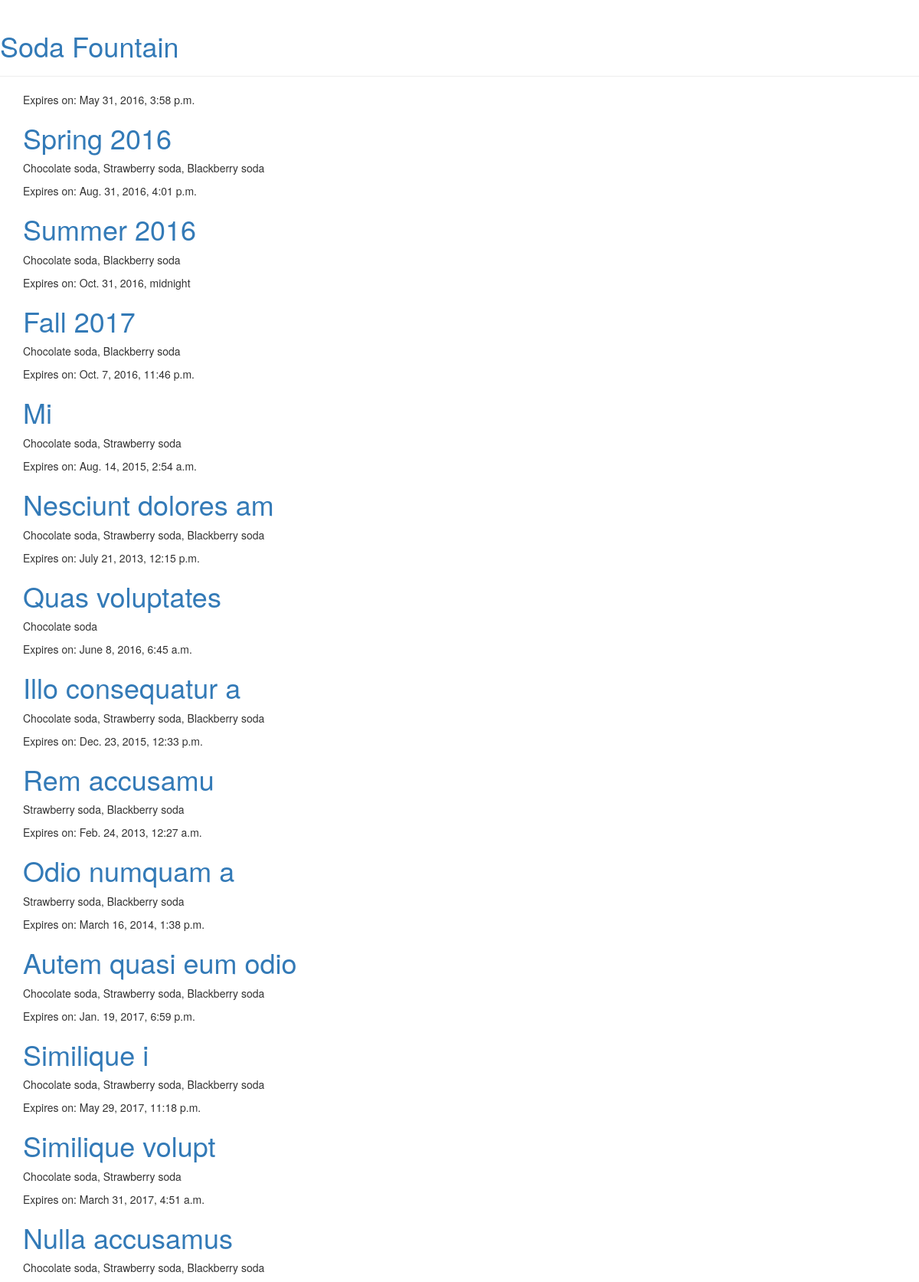
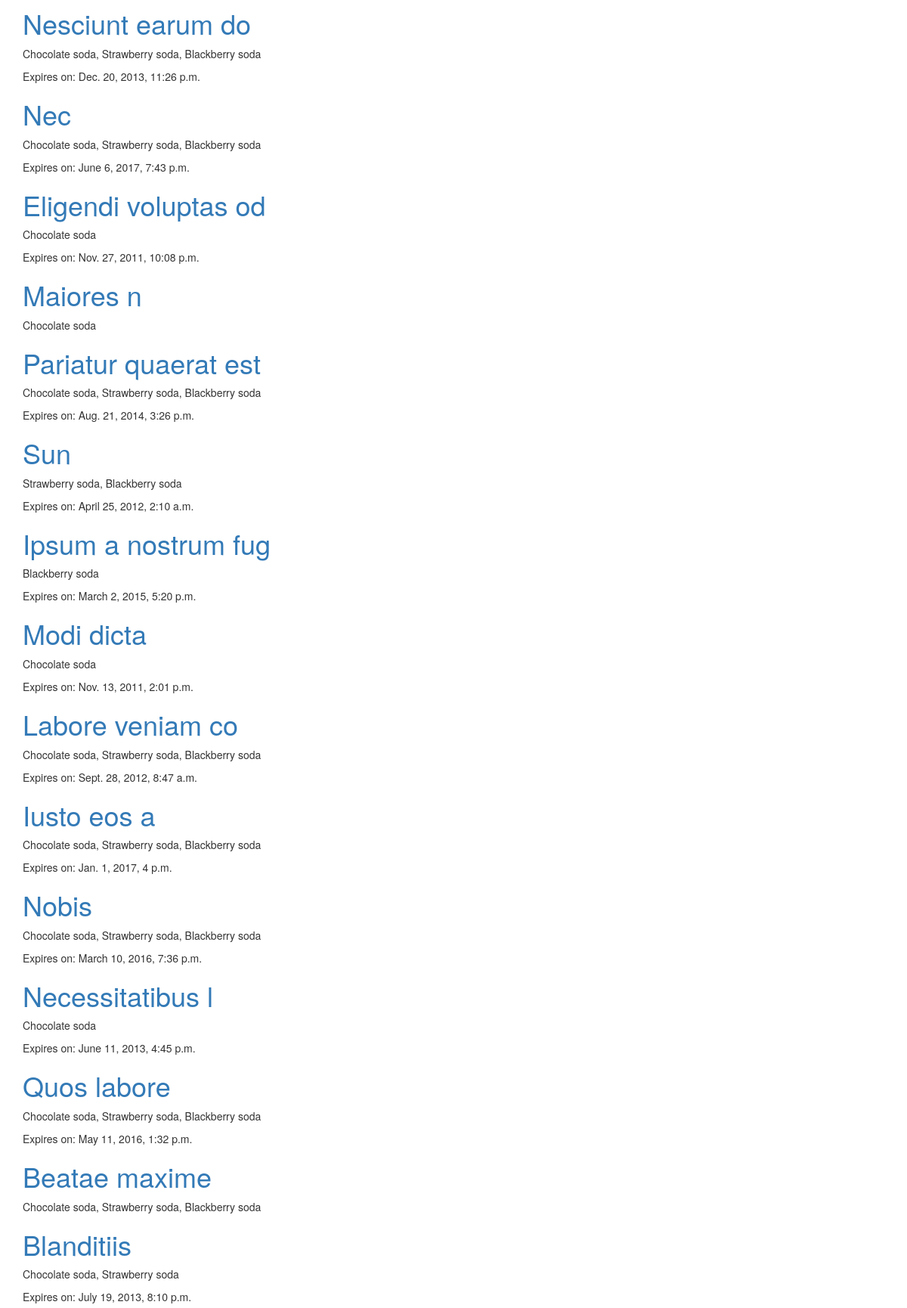
The page / (upper part) on the database its author committed (2 pictures, top to bottom).
### menu/models.py (models this page shows, shortened)
class Menu(models.Model):
    season = models.CharField(max_length=20)
    items = models.ManyToManyField('Item', related_name='items')
    created_date = models.DateTimeField(
            default=timezone.now)
    expiration_date = models.DateTimeField(
            blank=True, null=True)

class Item(models.Model):
    name = models.CharField(max_length=200)
    description = models.TextField()
    chef = models.ForeignKey('auth.User', on_delete=models.CASCADE)
    created_date = models.DateTimeField(
            default=timezone.now)
    standard = models.BooleanField(default=False)
    ingredients = models.ManyToManyField('Ingredient',
                                         related_name='ingredients')
    def __str__(self):
        return self.name

### menu/views.py (the view)
# urls.py: url(r'^$', views.menu_list, name='menu_list'),
def menu_list(request):
    menus = models.Menu.objects.all().prefetch_related('items')
    return render(request,
                  'menu/list_all_current_menus.html',
                  {'menus': menus})

### menu/templates/menu/list_all_current_menus.html (shortened to what this page needs)
{% extends "layout.html" %}
{% block content %}
<div class="row">
    <div class="col-md-8">
        <div class="post">
            {% for menu in menus %}
                {% if menu.expiration_date %}
                    <div class="date">
                        Expires on: {{ menu.expiration_date }}
                    </div>
                {% endif %}
                <h1>
                    <a href="{% url 'menu:menu_detail' pk=menu.pk %}">{{ menu.season }}</a>
                </h1>
                <p>{{ menu.items.all|join:", "}}</p>
            {% endfor %}
        </div>
    </div>
</div>
{% endblock %}

### templates/layout.html (shortened to what this page needs)
<!DOCTYPE html>
<html lang="en">
    <head>
        <link rel="stylesheet" href="//maxcdn.bootstrapcdn.com/bootstrap/3.2.0/css/bootstrap.min.css">
        <link rel="stylesheet" href="//maxcdn.bootstrapcdn.com/bootstrap/3.2.0/css/bootstrap-theme.min.css">
    </head>
    <body>
        <div class="page-header">
            <h1><a href="/">Soda Fountain</a></h1>
        </div>
        <div class="content container">
            {% block content %}{% endblock %}
        </div>
    </body>
</html>

### rows shown on the page
Menu: expiration_date "May 31, 2016, 3:58 p.m.", season "Spring 2016", items.all "Chocolate soda, Strawberry soda, Blackberry soda"
Menu: expiration_date "Aug. 31, 2016, 4:01 p.m.", season "Summer 2016", items.all "Chocolate soda, Blackberry soda"
Menu: expiration_date "Oct. 31, 2016, midnight", season "Fall 2017", items.all "Chocolate soda, Blackberry soda"
Menu: expiration_date "Oct. 7, 2016, 11:46 p.m.", season "Mi", items.all "Chocolate soda, Strawberry soda"
Menu: expiration_date "Aug. 14, 2015, 2:54 a.m.", season "Nesciunt dolores am", items.all "Chocolate soda, Strawberry soda, Blackberry soda"
Menu: expiration_date "July 21, 2013, 12:15 p.m.", season "Quas voluptates", items.all "Chocolate soda"
Menu: expiration_date "June 8, 2016, 6:45 a.m.", season "Illo consequatur a", items.all "Chocolate soda, Strawberry soda, Blackberry soda"
Menu: expiration_date "Dec. 23, 2015, 12:33 p.m.", season "Rem accusamu", items.all "Strawberry soda, Blackberry soda"
Menu: expiration_date "Feb. 24, 2013, 12:27 a.m.", season "Odio numquam a", items.all "Strawberry soda, Blackberry soda"
Menu: expiration_date "March 16, 2014, 1:38 p.m.", season "Autem quasi eum odio", items.all "Chocolate soda, Strawberry soda, Blackberry soda"
Menu: expiration_date "Jan. 19, 2017, 6:59 p.m.", season "Similique i", items.all "Chocolate soda, Strawberry soda, Blackberry soda"
Menu: expiration_date "May 29, 2017, 11:18 p.m.", season "Similique volupt", items.all "Chocolate soda, Strawberry soda"
Menu: expiration_date "March 31, 2017, 4:51 a.m.", season "Nulla accusamus", items.all "Chocolate soda, Strawberry soda, Blackberry soda"
Menu: season "Nesciunt earum do", items.all "Chocolate soda, Strawberry soda, Blackberry soda"
Menu: expiration_date "Dec. 20, 2013, 11:26 p.m.", season "Nec", items.all "Chocolate soda, Strawberry soda, Blackberry soda"
Menu: expiration_date "June 6, 2017, 7:43 p.m.", season "Eligendi voluptas od", items.all "Chocolate soda"
Menu: expiration_date "Nov. 27, 2011, 10:08 p.m.", season "Maiores n", items.all "Chocolate soda"
Menu: season "Pariatur quaerat est", items.all "Chocolate soda, Strawberry soda, Blackberry soda"
Menu: expiration_date "Aug. 21, 2014, 3:26 p.m.", season "Sun", items.all "Strawberry soda, Blackberry soda"
Menu: expiration_date "April 25, 2012, 2:10 a.m.", season "Ipsum a nostrum fug", items.all "Blackberry soda"
Menu: expiration_date "March 2, 2015, 5:20 p.m.", season "Modi dicta", items.all "Chocolate soda"
Menu: expiration_date "Nov. 13, 2011, 2:01 p.m.", season "Labore veniam co", items.all "Chocolate soda, Strawberry soda, Blackberry soda"
Menu: expiration_date "Sept. 28, 2012, 8:47 a.m.", season "Iusto eos a", items.all "Chocolate soda, Strawberry soda, Blackberry soda"
Menu: expiration_date "Jan. 1, 2017, 4 p.m.", season "Nobis", items.all "Chocolate soda, Strawberry soda, Blackberry soda"
Menu: expiration_date "March 10, 2016, 7:36 p.m.", season "Necessitatibus l", items.all "Chocolate soda"
Menu: expiration_date "June 11, 2013, 4:45 p.m.", season "Quos labore", items.all "Chocolate soda, Strawberry soda, Blackberry soda"
Menu: expiration_date "May 11, 2016, 1:32 p.m.", season "Beatae maxime", items.all "Chocolate soda, Strawberry soda, Blackberry soda"
Menu: season "Blanditiis", items.all "Chocolate soda, Strawberry soda"
Menu: expiration_date "July 19, 2013, 8:10 p.m."
